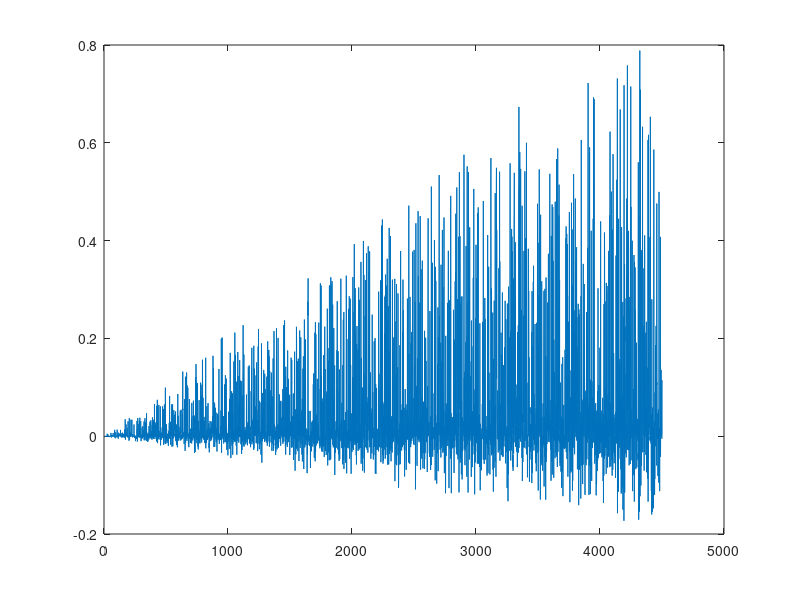

MATLAB code to generate this figure:
clear all;
clc;

% fs = 100;               % sampling frequency
% t = 0:(1/fs):(10-1/fs); % time vector
% S = cos(2*pi*15*t);
% n = length(S);
% X = fft(S);
% f = (0:n-1)*(fs/n);     %frequency range
% power = abs(X).^2/n;    %power
% 
% 
% 
% figure(1)
% plot(f,power)
% 
% x = ifft(X)

%make some test data
f=4e9+5e9*rand(4500,1);
m=rand(4500,1);
ph=rand(4500,1);
data=[f m ph];
fc=5e9; %cut frequency
t=4e-9; %width
N=4500; %number of samples
a=t*(data(:,1)-fc); %???? what to call the a values?!
G=zeros(4500,1); %preallocate the memory for the filter
%get the values of the filter for each sample
for idx=1:4500
G(idx)=sin(a(idx))/a(idx)*sin(idx/N);
end
FilteredMag=G.*data(:,2); %Apply the filter to the magnitude of the signal

figure(1)
plot(FilteredMag)